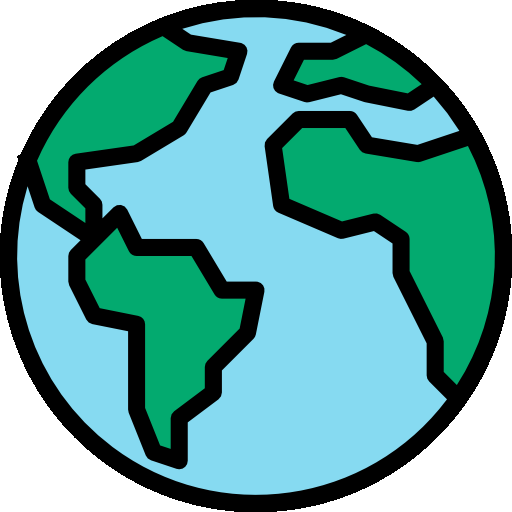
#> input picture LUDO/glob.png, 512 x 512 px, found by its file name
$ python draw_track.py
#> lines starting #> are read from the running program, lines starting #| are printed output that depends on the picture; after the words box and inside, x2 and y2 are one past the last pixel; in counts of white or black regions, pixels touching at a corner belong together
### ludopy/visualizer.py
import cv2
import numpy as np
from collections import defaultdict
import os

GOAL_COLOR = (234, 255, 0)
PLAYER_1_COLOR = (74, 214, 39)
PLAYER_1_AREAL_COLOR = (173, 185, 58)
PLAYER_2_COLOR = (210, 219, 105)
PLAYER_2_AREAL_COLOR = (241, 184, 53)
PLAYER_3_COLOR = (46, 171, 255)
PLAYER_3_AREAL_COLOR = (79, 78, 127)
PLAYER_4_COLOR = (255, 107, 107)
PLAYER_4_AREAL_COLOR = (239, 59, 74)
TAILE_BACKGROUND_COLOR = (174, 95, 74)
BOARD_BACKGROUND_COLOR = (186, 202, 215)

TAILE_SICE_FULL = np.array([64, 64])
TAILE_PIECE_R = 20
BOARD_TAILE_SIZE = np.array([17, 20])
BOARS_SIZE = TAILE_SICE_FULL * BOARD_TAILE_SIZE

COLOR_TEST_TAILES = [
    [[8, 3], [8, 4], [8, 5], [8, 6]],
    [[8, 10], [8, 11], [8, 12], [8, 13]],
    [[6, 8], [5, 8], [4, 8], [3, 8]],
    [[10, 8], [11, 8], [12, 8], [13, 8]],
    [[7, 7], [7, 9], [9, 7], [9, 9]],
    [[7, 6], [7, 10], [9, 6], [9, 10]],
    [[13, 4], [4, 3], [3, 12], [12, 13]]
]

GOAL_TAILES = [
    [7, 7],
    [7, 8],
    [7, 9],
    [8, 7],
    [8, 8],
    [8, 9],
    [9, 7],
    [9, 8],
    [9, 9]
]

PLAYER_1_GOAL_AREAL = [
    [14, 7],
    [14, 8],
    [13, 8],
    [12, 8],
    [11, 8],
    [10, 8],
]
PLAYER_1_HOME_TAILES = [
    [12, 3],
    [14, 3],
    [12, 5],
    [14, 5]
]

PLAYER_2_GOAL_AREAL = [
    [7, 2],
    [8, 2],
    [8, 3],
    [8, 4],
    [8, 5],
    [8, 6]
]

PLAYER_2_HOME_TAILES = [
    [5, 2],
    [5, 4],
    [3, 4],
    [3, 2]
]

PLAYER_3_GOAL_AREAL = [
    [2, 9],
    [2, 8],
    [3, 8],
    [4, 8],
    [5, 8],
    [6, 8]
]

PLAYER_3_HOME_TAILES = [
    [2, 11],
    [2, 13],
    [4, 11],
    [4, 13]
]

PLAYER_4_GOAL_AREAL = [
    [9, 14],
    [8, 14],
    [8, 13],
    [8, 12],
    [8, 11],
    [8, 10]
]

PLAYER_4_HOME_TAILES = [
    [11, 14],
    [13, 14],
    [13, 12],
    [11, 12]
]

STARS_TAILES = [
    [15, 8],
    [10, 7],
    [8, 1],
    [7, 6],
    [1, 8],
    [6, 9],
    [8, 15],
    [9, 10]
]

GLOBS_TIALES = [
    [13, 9],
    [14, 7],
    [9, 3],
    [7, 2],
    [3, 7],
    [2, 9],
    [7, 13],
    [9, 14]
]
FREE_TAIALES = [
    [10, 9],
    [11, 9],
    [12, 9],
    [14, 9],
    [15, 9],
    [15, 7],
    [13, 7],
    [12, 7],
    [11, 7],
    [9, 6],
    [9, 5],
    [9, 4],
    [9, 2],
    [9, 1],
    [7, 1],
    [7, 3],
    [7, 4],
    [7, 5],
    [6, 7],
    [5, 7],
    [4, 7],
    [2, 7],
    [1, 7],
    [1, 9],
    [3, 9],
    [4, 9],
    [5, 9],
    [7, 10],
    [7, 11],
    [7, 12],
    [7, 14],
    [7, 15],
    [9, 15],
    [9, 13],
    [9, 12],
    [9, 11]
]

TRACK_PLAYER_1 = np.array(
    [[14, 7], [13, 7], [12, 7], [11, 7], [10, 7], [9, 6], [9, 5], [9, 4], [9, 3], [9, 2], [9, 1], [8, 1], [7, 1],
     [7, 2], [7, 3], [7, 4], [7, 5], [7, 6], [6, 7], [5, 7], [4, 7], [3, 7], [2, 7], [1, 7], [1, 8], [1, 9], [2, 9],
     [3, 9], [4, 9], [5, 9], [6, 9], [7, 10], [7, 11], [7, 12], [7, 13], [7, 14], [7, 15], [8, 15], [9, 15], [9, 14],
     [9, 13], [9, 12], [9, 11], [9, 10], [10, 9], [11, 9], [12, 9], [13, 9], [14, 9], [15, 9], [15, 8], [14, 8],
     [13, 8], [12, 8], [11, 8], [10, 8], [9, 8]])
DIFF_1 = TRACK_PLAYER_1 - TRACK_PLAYER_1[0]
DIFF_2 = np.array([DIFF_1[:, 1], -DIFF_1[:, 0]]).T
DIFF_3 = np.array([-DIFF_1[:, 0], -DIFF_1[:, 1]]).T
DIFF_4 = np.array([-DIFF_1[:, 1], DIFF_1[:, 0]]).T

TRACK_PLAYER_2 = np.array([7, 2]) + DIFF_2
TRACK_PLAYER_3 = np.array([2, 9]) + DIFF_3
TRACK_PLAYER_4 = np.array([9, 14]) + DIFF_4

HOME_TAILES = {
    0: PLAYER_1_HOME_TAILES,
    1: PLAYER_2_HOME_TAILES,
    2: PLAYER_3_HOME_TAILES,
    3: PLAYER_4_HOME_TAILES
}

TRACKS = {
    0: TRACK_PLAYER_1,
    1: TRACK_PLAYER_2,
    2: TRACK_PLAYER_3,
    3: TRACK_PLAYER_4
}

PLAYER_COLORS = {
    0: PLAYER_1_COLOR,
    1: PLAYER_2_COLOR,
    2: PLAYER_3_COLOR,
    3: PLAYER_4_COLOR
}
folder, _ = os.path.split(__file__)

big_glob = cv2.imread(os.path.join(folder, "glob.png"))
#> big_glob is the input picture: shape (512, 512, 3); mean B, G, R 160.8, 165, 101.2
big_glob = cv2.cvtColor(big_glob, cv2.COLOR_BGR2RGB)
small_glob = cv2.resize(big_glob, (40, 40))
glob_mask = cv2.inRange(small_glob, (255, 255, 255), (255, 255, 255)) == 0
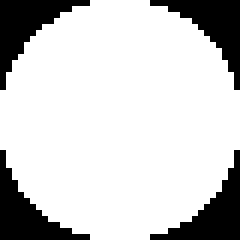
#> glob_mask: shape (40, 40) bool (shown 6 times larger); 79.9% white; 4 black regions, box (x1, y1, x2, y2) and area: (0, 0, 15, 15) 82, (25, 0, 40, 15) 80, (0, 25, 15, 40) 80, (25, 25, 40, 40) 80

big_star = cv2.imread(os.path.join(folder, "star.png"))
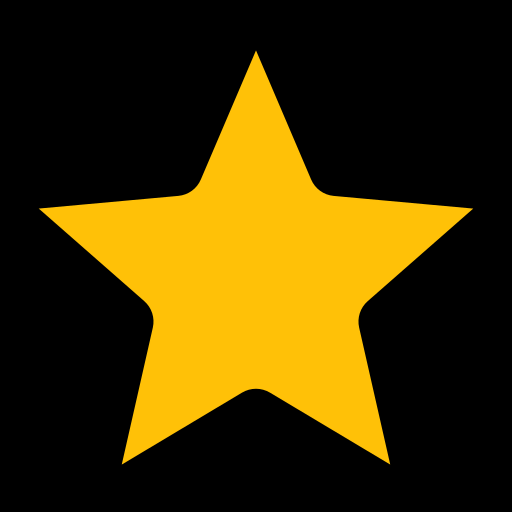
#> input picture LUDO/star.png, 512 x 512 px, found by its file name
#> big_star is the input picture: shape (512, 512, 3); mean B, G, R 1.9, 52, 68.7
big_star = cv2.cvtColor(big_star, cv2.COLOR_BGR2RGB)
small_star = cv2.resize(big_star, (40, 40))
star_mask = cv2.inRange(small_star, (255, 255, 255), (255, 255, 255)) == 0
#> star_mask: shape (40, 40) bool; every value is 1


def get_taile_cord(n, m):
    top_left = (m * TAILE_SICE_FULL[0], n * TAILE_SICE_FULL[1])
    top_right = ((m + 1) * TAILE_SICE_FULL[0], n * TAILE_SICE_FULL[1])
    bot_left = (m * TAILE_SICE_FULL[0], (n + 1) * TAILE_SICE_FULL[1])
    bot_right = ((m + 1) * TAILE_SICE_FULL[0], (n + 1) * TAILE_SICE_FULL[1])
    center = (top_left[0] + int(np.round((top_right[0] - top_left[0]) / 2)),
              top_left[1] + int(np.round((bot_left[1] - top_left[1]) / 2)))

    return top_left, bot_left, top_right, bot_right, center


def draw_tail(img, n, m, line_color=None, fill_color=None, thickness=2):
    top_left, bot_left, top_right, bot_right, center = get_taile_cord(n, m)

    if fill_color is not None:
        cv2.rectangle(img, top_left, bot_right, fill_color, thickness=-1)
    if line_color is not None:
        cv2.rectangle(img, top_left, bot_right, line_color, thickness)


def get_all_tailes_within(n_start, n_end, m_start, m_end):
    return np.concatenate(np.mgrid[n_start:n_end, m_start:m_end].transpose())


def draw_text(board, text, center, color, thickness=1, fontScale=0.5):
    font = cv2.FONT_HERSHEY_SIMPLEX

    (label_width, label_height), baseline = cv2.getTextSize(text, font, fontScale, thickness)

    bot_left = (center[0] - label_width / 2, center[1] + label_height / 2)
    bot_left = (int(np.round(bot_left[0])), int(np.round(bot_left[1])))

    cv2.putText(board, text, bot_left, font, fontScale, color, thickness, cv2.LINE_AA)


# [5 lines left out: function draw_taile_indxs, not called in this run]


def draw_piece(board, n, m, amount, color, thickness=5, lineType=8, shift=0, text_thickness=2, fontScale=1):
    top_left, bot_left, top_right, bot_right, center = get_taile_cord(n, m)

    cv2.circle(board, center, TAILE_PIECE_R, color, thickness=thickness, lineType=lineType, shift=shift)
    draw_text(board, "{}".format(amount), center, color, thickness=text_thickness, fontScale=fontScale)


def draw_basic_board(draw_taile_number=False):
    board = np.full(shape=(*BOARS_SIZE, 3), fill_value=BOARD_BACKGROUND_COLOR, dtype=np.uint8)

    draw_multi_box(board, (7, 7), (9, 9), line_color=(0, 0, 0), fill_color=GOAL_COLOR)
#> in draw_multi_box, `cv2.rectangle(board, top_left, bot_right, line_color, thickness)`: board: shape (1088, 1280, 3); mean of channels 0, 1, 2 186.9, 203, 209.1

    for n, m in STARS_TAILES + GLOBS_TIALES + FREE_TAIALES:
        draw_tail(board, n, m, line_color=(0, 0, 0), fill_color=TAILE_BACKGROUND_COLOR)
#> board: shape (1088, 1280, 3); mean of channels 0, 1, 2 181.4, 184, 185.1

    for n, m in PLAYER_1_HOME_TAILES + PLAYER_1_GOAL_AREAL:
        draw_tail(board, n, m, line_color=(0, 0, 0), fill_color=PLAYER_1_AREAL_COLOR)
#> board: shape (1088, 1280, 3); mean of channels 0, 1, 2 180.6, 183.3, 180.7

    for n, m in PLAYER_2_HOME_TAILES + PLAYER_2_GOAL_AREAL:
        draw_tail(board, n, m, line_color=(0, 0, 0), fill_color=PLAYER_2_AREAL_COLOR)
#> board: shape (1088, 1280, 3); mean of channels 0, 1, 2 181.6, 182.5, 176.2

    for n, m in PLAYER_3_HOME_TAILES + PLAYER_3_GOAL_AREAL:
        draw_tail(board, n, m, line_color=(0, 0, 0), fill_color=PLAYER_3_AREAL_COLOR)
#> board: shape (1088, 1280, 3); mean of channels 0, 1, 2 178.3, 179, 173.6

    for n, m in PLAYER_4_HOME_TAILES + PLAYER_4_GOAL_AREAL:
        draw_tail(board, n, m, line_color=(0, 0, 0), fill_color=PLAYER_4_AREAL_COLOR)
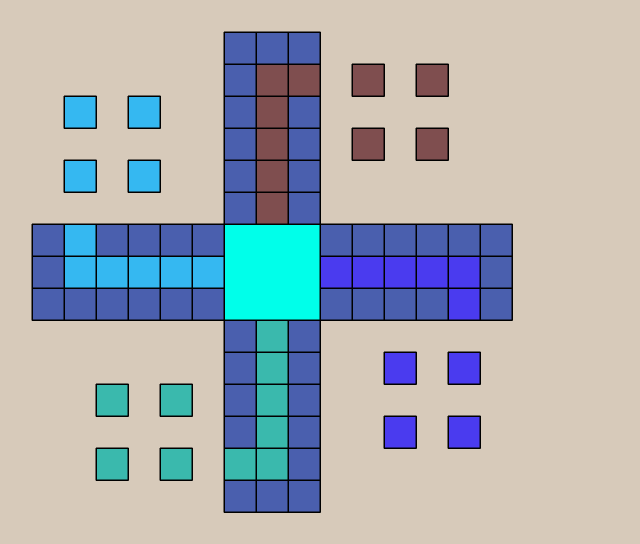
#> board: shape (1088, 1280, 3) (shown at 1/2 size); mean of channels 0, 1, 2 179.2, 174.9, 169.6; drawn as B, G, R

    for n, m in GLOBS_TIALES:
        put_image_at_taile(board, small_glob, n, m, glob_mask)
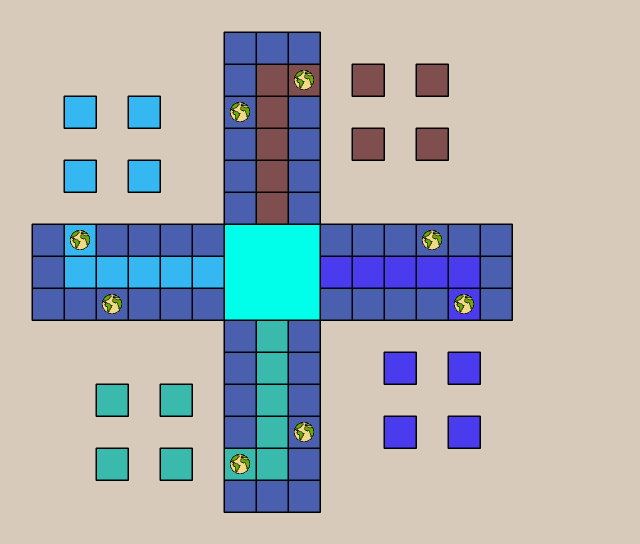
#> board: shape (1088, 1280, 3) (shown at 1/2 size); 0.73% of pixels changed, all inside (x1, y1, x2, y2) = (140, 140, 948, 948); drawn as B, G, R

    for n, m in STARS_TAILES:
        put_image_at_taile(board, small_star, n, m, star_mask)
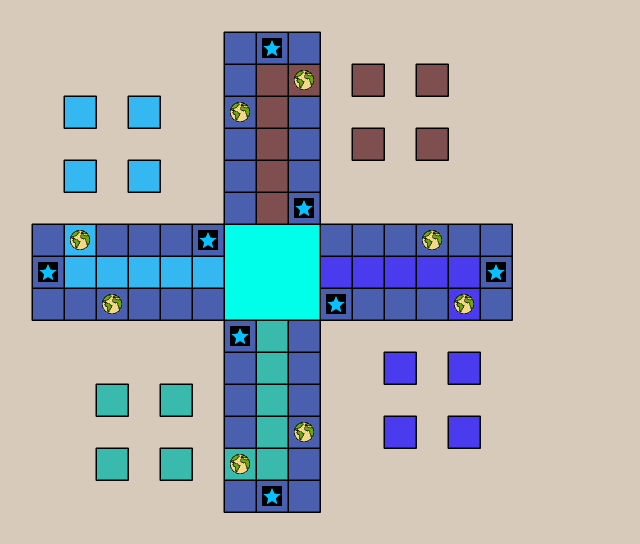
#> board: shape (1088, 1280, 3) (shown at 1/2 size); 0.92% of pixels changed, all inside (x1, y1, x2, y2) = (76, 76, 1012, 1012); drawn as B, G, R

    if draw_taile_number:
        draw_taile_indxs(board)

    return board


# [27 lines left out: functions get_tailes_player, get_tailes, draw_players, not called in this run]


def draw_multi_box(board, top_left_taile, bottom_right_taile, line_color=None, fill_color=None, thickness=2):
    top_left, _, _, _, _ = get_taile_cord(top_left_taile[0], top_left_taile[1])
    _, _, _, bot_right, _ = get_taile_cord(bottom_right_taile[0], bottom_right_taile[1])

    if fill_color is not None:
        cv2.rectangle(board, top_left, bot_right, fill_color, thickness=-1)
    if line_color is not None:
        cv2.rectangle(board, top_left, bot_right, line_color, thickness)


# [5 lines left out: function draw_dice_backgound, not called in this run]


def draw_dice(board, dice, player):
    _, _, _, bot_right, _ = get_taile_cord(3, 17)
    draw_text(board, "{}".format(dice), bot_right, PLAYER_COLORS[player], fontScale=3, thickness=3)


# [5 lines left out: function draw_move_count_backgound, not called in this run]


def draw_move_count(board, count):
    _, _, _, bot_right, center = get_taile_cord(1, 17)
    draw_text(board, "{}".format(count), (bot_right[0], center[1]), (0, 0, 0), fontScale=1, thickness=2)


# [58 lines left out: functions draw_moment, save_video, save_hist_video, not called in this run]


def put_image_at_taile(board, image, n, m, mask=None):
    if mask is None:
        mask = np.full(shape=image.shape[:2], fill_value=True)

    top_left, bot_left, top_right, bot_right, center = get_taile_cord(n, m)

    image_hight, image_width = image.shape[:2]

    board[center[1] - image_hight // 2:center[1] + image_hight // 2,
          center[0] - image_width // 2:center[0] + image_width // 2][mask] = image[mask]


def make_video_from_hist_file(hist_file, video_out, fps=8, frame_size=None, fourcc=None):
    hist = np.load(hist_file, allow_pickle=True)
    save_hist_video(video_out, hist, fps=fps, frame_size=frame_size, fourcc=fourcc)


# [4 lines left out: function make_img_of_board, not called in this run]

### dev/draw_track.py
from ludopy import visualizer
import cv2

board = visualizer.draw_basic_board(draw_taile_number=False)

for n, m in visualizer.PLAYER_1_HOME_TAILES:
    visualizer.draw_piece(board, n, m, 0, (0, 0, 0))
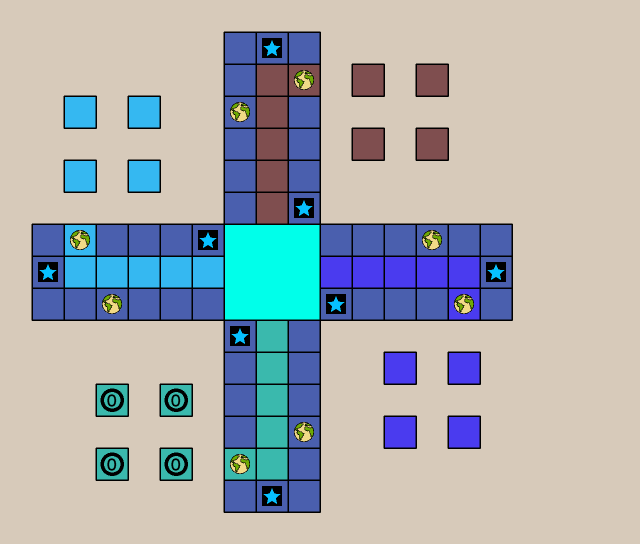
#> board: shape (1088, 1280, 3) (shown at 1/2 size); 0.33% of pixels changed, all inside (x1, y1, x2, y2) = (201, 777, 376, 952); drawn as B, G, R

for i, (n, m) in enumerate(visualizer.TRACK_PLAYER_1):
    visualizer.draw_piece(board, n, m, i+1, (0, 0, 0))
#> this loop made 57 passes
#> (n, m) on passes 1 to 9: (14, 7), (13, 7), (12, 7), (11, 7), (10, 7), (9, 6), (9, 5), (9, 4), (9, 3)
#> (n, m) on passes 43 to 48: (9, 11), (9, 10), (10, 9), (11, 9), (12, 9), (13, 9)
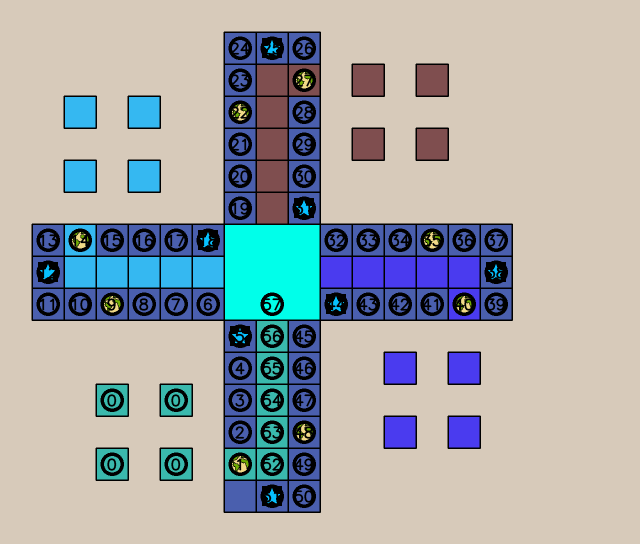
#> board: shape (1088, 1280, 3) (shown at 1/2 size); 4.54% of pixels changed, all inside (x1, y1, x2, y2) = (73, 73, 1016, 1016); drawn as B, G, R

board = cv2.cvtColor(board, cv2.COLOR_RGB2BGR)
cv2.namedWindow("Board", cv2.WINDOW_NORMAL)
cv2.resizeWindow("Board", 640, 480)
cv2.imwrite("track.png", board)
cv2.imshow("Board", board)
cv2.waitKey(0)
cv2.destroyAllWindows()
